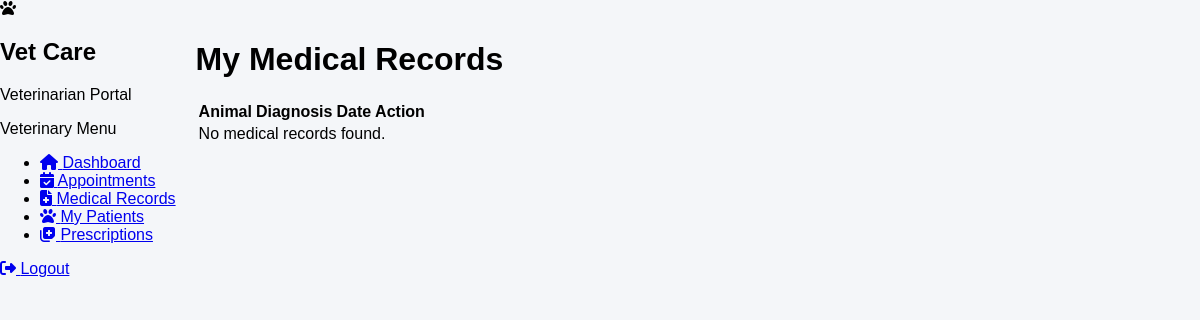
Page /medical/vet/my-records/ (signed in) on the earlier database version.
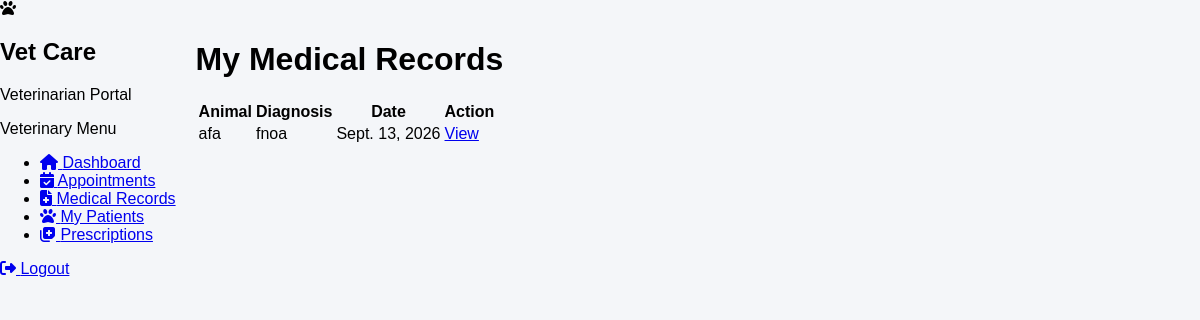
Same page on the later database version.
### medical/models.py (models this page shows, shortened)
class MedicalRecord(models.Model):
    animal = models.ForeignKey(
        Animal,
        on_delete=models.CASCADE,
        related_name="medical_records"
    )
    veterinarian = models.ForeignKey(
        VeterinarianProfile,
        on_delete=models.SET_NULL,
        null=True,
        related_name="medical_records"
    )
    appointment = models.ForeignKey(
        "appointment.Appointment",
        on_delete=models.SET_NULL,
        null=True,
        blank=True,
        related_name="medical_records"
    )
    diagnosis = models.TextField()
    symptoms = models.TextField(
        blank=True,
        null=True
    )
    treatment = models.TextField(
        blank=True,
        null=True
    )
    notes = models.TextField(
        blank=True,
        null=True
    )
    record_date = models.DateField()
    created_at = models.DateTimeField(
        auto_now_add=True
    )
    updated_at = models.DateTimeField(
        auto_now=True
    )
    class Meta:
        ordering = ["-record_date"]
        verbose_name = "Medical Record"
        verbose_name_plural = "Medical Records"

### animal/models.py (models this page shows, shortened)
class Animal(models.Model):
    owner = models.ForeignKey(
        User,
        on_delete=models.CASCADE,
        related_name="animals",
        null=True,
        blank=True
    )
    name = models.CharField(max_length=100)
    species = models.CharField(max_length=100)
    breed = models.CharField(
        max_length=100,
        blank=True,
        null=True
    )
    age = models.PositiveIntegerField(
        blank=True,
        null=True
    )
    created_at = models.DateTimeField(
        auto_now_add=True
    )

### medical/views.py (the view)
@login_required
def vet_medical_records(request):
    vet = request.user.veterinarian_profile
    records = MedicalRecord.objects.filter(
        veterinarian=vet
    ).select_related(
        "animal",
        "appointment"
    )
    return render(
        request,
        "medical/vet_medical_records.html",
        {
            "records": records
        }
    )

### medical/templates/medical/vet_medical_records.html
{% extends "base.html" %}
{% block content %}
<div class="max-w-7xl mx-auto p-6">
    <h1 class="text-2xl font-bold mb-6">
        My Medical Records
    </h1>
    <div class="bg-white rounded-xl shadow overflow-hidden">
        <table class="w-full">
            <thead class="bg-slate-100">
                <tr>
                    <th class="p-4 text-left">Animal</th>
                    <th class="p-4 text-left">Diagnosis</th>
                    <th class="p-4 text-left">Date</th>
                    <th class="p-4 text-left">Action</th>
                </tr>
            </thead>
            <tbody>
                {% for record in records %}
                <tr class="border-t">
                    <td class="p-4">
                        {{ record.animal.name }}
                    </td>
                    <td class="p-4">
                        {{ record.diagnosis }}
                    </td>
                    <td class="p-4">
                        {{ record.record_date }}
                    </td>
                    <td class="p-4">
                        <a href="{% url 'vet-medical-record-detail' record.id %}"
                           class="text-emerald-600 font-medium">
                            View
                        </a>
                    </td>
                </tr>
                {% empty %}
                <tr>
                    <td colspan="4" class="p-4 text-center">
                        No medical records found.
                    </td>
                </tr>
                {% endfor %}
            </tbody>
        </table>
    </div>
</div>
{% endblock %}

Differences in the rows shown:
added MedicalRecord: animal.name "afa", diagnosis "fnoa", record_date "Sept. 13, 2026"
Other differences:
text no longer shown: "No medical records found."
